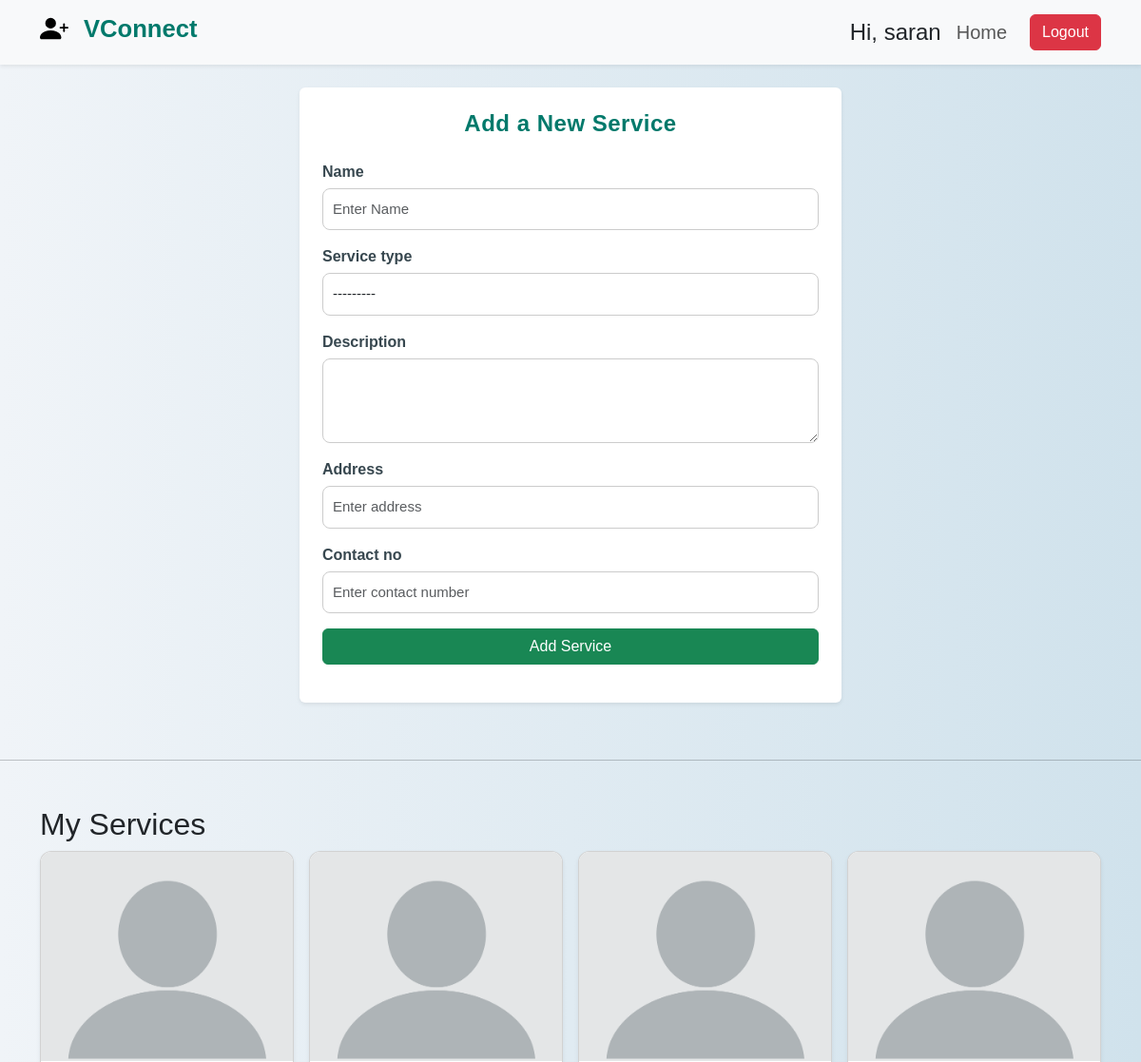
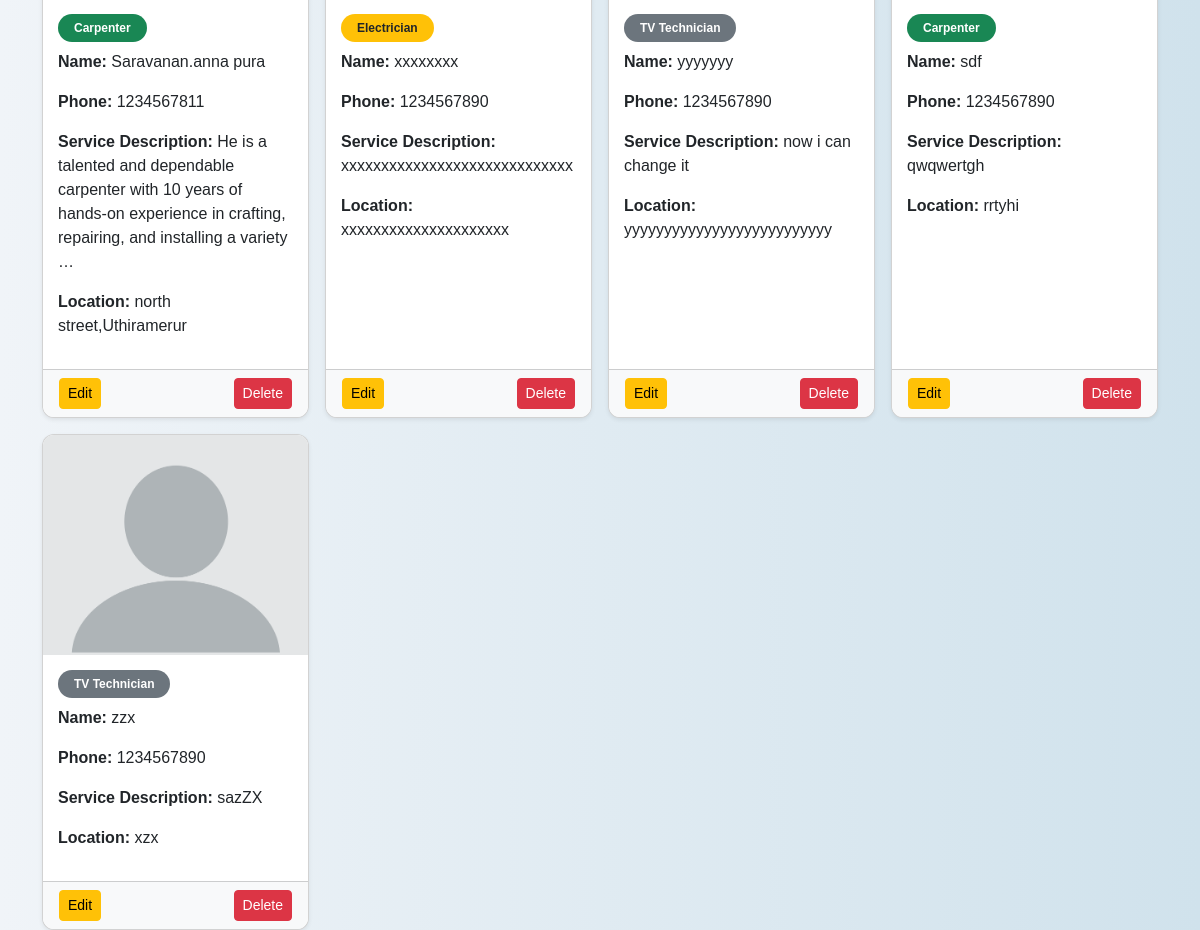
The app's page /add/ (signed in) with its own data (2 pictures, top to bottom).
### myapp/models.py (models this page shows, shortened)
class Service(models.Model):
    SERVICE_CHOICES = [
        ('PLUMBER', 'Plumber'),
        ('ELECTRICIAN', 'Electrician'),
        ('CARPENTER', 'Carpenter'),
        ('TV TECH', 'TV Technician'),
    ]
    user = models.ForeignKey(User, on_delete=models.CASCADE)
    name = models.CharField(max_length=100)
    service_type = models.CharField(max_length=50, choices=SERVICE_CHOICES)
    description = models.TextField()
    address = models.CharField(max_length=255, blank=True, null=True)
    contact_no = models.CharField(max_length=15, blank=True, null=True)
    created_at = models.DateTimeField(auto_now_add=True)
    updated_at = models.DateTimeField(auto_now=True)

### myapp/views.py (the view)
# urls.py: path('add/', views.add_service, name='add_service'),
@login_required
def add_service(request):
    if request.method == 'POST':
        form = ServiceForm(request.POST, request.FILES)
        if form.is_valid():
            service = form.save(commit=False)
            service.user = request.user
            service.save()
            messages.success(request, 'Service added successfully.')
            return redirect('add_service')
        else:
            messages.error(request, 'Please correct the errors below.')
    else:
        form = ServiceForm()
    services = Service.objects.filter(user=request.user)
    return render(request, 'add_service.html', {'form': form, 'services': services})

### myapp/forms.py (shortened to what this page needs)
class ServiceForm(forms.ModelForm):
    class Meta:
        model = Service
        fields = ['name', 'service_type', 'description', 'address', 'contact_no']
        widgets = {
            'name': forms.TextInput(attrs={'required': True, 'minlength': 3,'placeholder': 'Enter Name'}),
            'service_type': forms.Select(attrs={'required': True}),
            'description': forms.Textarea(attrs={'required': True, 'rows': 3}),
            'address': forms.TextInput(attrs={'required': True, 'placeholder': 'Enter address'}),
            'contact_no': forms.TextInput(attrs={'required': True, 'placeholder': 'Enter contact number'}),
        }

### templates/add_service.html (shortened to what this page needs)
{% extends 'chatbot.html' %}
{% load static %}
{% block content %}
    <link href="https://cdn.jsdelivr.net/npm/bootstrap@5.3.0/dist/css/bootstrap.min.css" rel="stylesheet" />
    <link rel="stylesheet" href="https://cdnjs.cloudflare.com/ajax/libs/font-awesome/6.4.2/css/all.min.css">
    <link rel="stylesheet" href="https://cdn.jsdelivr.net/npm/bootstrap@5.3.0/dist/css/bootstrap.min.css">
    <link rel="stylesheet" href="{% static 'css/addservice.css' %}" />
<nav class="navbar navbar-expand-lg navbar-light bg-light shadow-sm px-3">
    <div class="container">
        <h1 class="navbar-brand d-flex align-items-center">
            <img src="{% static 'images/icon/add2.svg' %}" alt="VConnect Logo" height="30" class="me-3"/>
            VConnect
        </h1>
        <div class="collapse navbar-collapse" id="navbarNav">
            <ul class="navbar-nav ms-auto align-items-lg-center">
                {% if user.is_authenticated %}
                <li class="nav-item"><span class="nav-link fs-4 text-dark">Hi, {{ user.username }}</span></li>
                <li class="nav-item"><a class="nav-link fs-5" href="{% url 'homepage' %}">Home</a></li>
                <li class="nav-item"><a class="btn btn-danger ms-lg-3 mt-2 mt-lg-0" href="{% url 'logout' %}">Logout</a></li>
                {% else %}
                <li class="nav-item"><a class="nav-link" href="{% url 'login' %}">Login</a></li>
                {% endif %}
            </ul>
        </div>
    </div>
</nav>
<div class="container form-container mt-4">
    <div class="form-card p-4 shadow-sm bg-white rounded">
        <h2 class="form-title mb-4">Add a New Service</h2>
        <form method="POST" enctype="multipart/form-data" novalidate>
            {% for field in form %}
            <div class="mb-3">
                <label class="form-label" for="{{ field.id_for_label }}">{{ field.label }}</label>
                {{ field }}
            </div>
            {% endfor %}
            <button type="submit" class="btn btn-success w-100">Add Service</button>
        </form>
    </div>
</div>
<hr class="my-5" />
<div class="container mt-5">
    <h2>My Services</h2>
    {% if services %}
    <div class="row row-cols-1 row-cols-md-4 row-cols-lg-3 row-cols-xl-4 g-3">
        {% for service in services %}
        <div class="col">
            <div class="card shadow-sm">
                {% if service.image %}
                <img src="{{ service.image.url }}" class="card-img-top" alt="Service Image" />
                {% else %}
                <img src="{% static 'images/logo/profile.webp' %}" class="card-img-top" alt="Default Image" />
                {% endif %}
                <div class="card-body">
                    {% if service.get_service_type_display == "Electrician" %}
                    <span class="badge rounded-pill bg-warning text-dark mb-2 px-3 py-2">Electrician</span>
                    {% elif service.get_service_type_display == "Plumber" %}
                    <span class="badge rounded-pill bg-info text-dark mb-2 px-3 py-2">Plumber</span>
                    {% elif service.get_service_type_display == "Carpenter" %}
                    <span class="badge rounded-pill bg-success mb-2 px-3 py-2">Carpenter</span>
                    {% else %}
                    <span class="badge rounded-pill bg-secondary mb-2 px-3 py-2">{{ service.get_service_type_display }}</span>
                    {% endif %}
                    <p><strong>Name:</strong> {{ service.name }}</p>
                    <p><strong>Phone:</strong> {{ service.contact_no }}</p>
                    <p><strong>Service Description:</strong> {{ service.description|truncatewords:20 }}</p>
                    <p><strong>Location:</strong> {{ service.address }}</p>
                </div>
                <div class="card-footer d-flex justify-content-between">
                    <a href="{% url 'edit_service' service.id %}" class="btn btn-sm btn-warning">Edit</a>
                    <a href="{% url 'delete_service' service.id %}" class="btn btn-sm btn-danger"
                       onclick="return confirm('Are you sure you want to delete this service?')">Delete</a>
                </div>
            </div>
        </div>
        {% endfor %}
    </div>
    {% else %}
    <p>No services added yet.</p>
    {% endif %}
</div>
{% endblock content %}

### static/css/addservice.css (style rules this page uses)
.form-container { max-width: 600px; margin: 60px auto; padding: 0 15px; }
.form-card { background-color: #ffffff; border-radius: 20px; box-shadow: 0 10px 25px rgba(0, 0, 0, 0.08); padding: 45px; transition: box-shadow 0.3s ease; }
.form-title { font-size: 30px; font-weight: 700; color: #00796b; text-align: center; margin-bottom: 35px; letter-spacing: 0.5px; }
.form-label { font-weight: 600; color: #37474f; margin-bottom: 5px; display: block; }
.form-control { border-radius: 10px; padding: 10px 14px; border: 1px solid #ccc; font-size: 15px; transition: border 0.3s; }
.navbar-brand { font-weight: bold; font-size: 1.6rem; color: #00796b !important; }
.card { border-radius: 12px; overflow: hidden; transition: transform 0.3s ease; min-height: 100%; background-color: #fff; }
.card-img-top { height: 220px; object-fit: cover; }
.card-body { padding: 15px; }
.card-footer { background-color: #f8f9fa; }
.form-card { border-radius: 12px; box-shadow: 0px 4px 6px rgba(0, 0, 0, 0.1); }
.form-container { margin-top: 50px; }
.form-title { font-size: 24px; font-weight: 600; }
.form-label { font-weight: 600; }
.form-card input, .form-card textarea, .form-card select { width: 100%; border-radius: 8px; padding: 10px; border: 1px solid #ccc; }

### records on screen
Service: service_type "Carpenter", name "Saravanan.anna pura", contact_no "1234567811", description "He is a talented and dependable carpenter with 10 years of hands-on experience in crafting, repairing, and installing a variety …", address "north street,Uthiramerur"
Service: service_type "Electrician", name "xxxxxxxx", contact_no "1234567890", description "xxxxxxxxxxxxxxxxxxxxxxxxxxxxx", address "xxxxxxxxxxxxxxxxxxxxx"
Service: service_type "TV Technician", name "yyyyyyy", contact_no "1234567890", description "now i can change it", address "yyyyyyyyyyyyyyyyyyyyyyyyyy"
Service: service_type "Carpenter", name "sdf", contact_no "1234567890", description "qwqwertgh", address "rrtyhi"
Service: service_type "TV Technician", name "zzx", contact_no "1234567890", description "sazZX", address "xzx"

### other values on screen
{{ user.username }} "saran"
{{ field.label }} "Name" "Service type" "Description" "Address" "Contact no"
